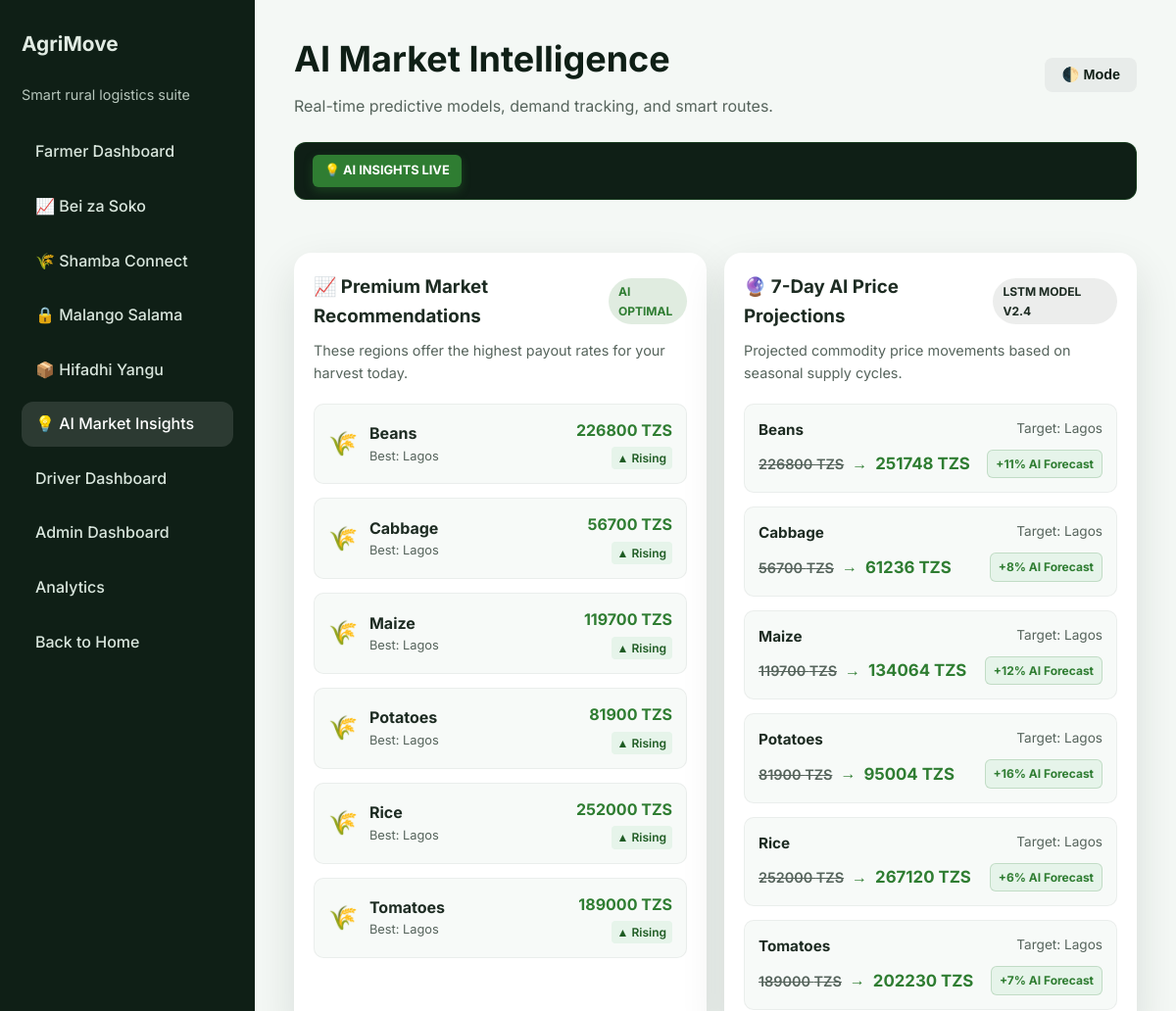
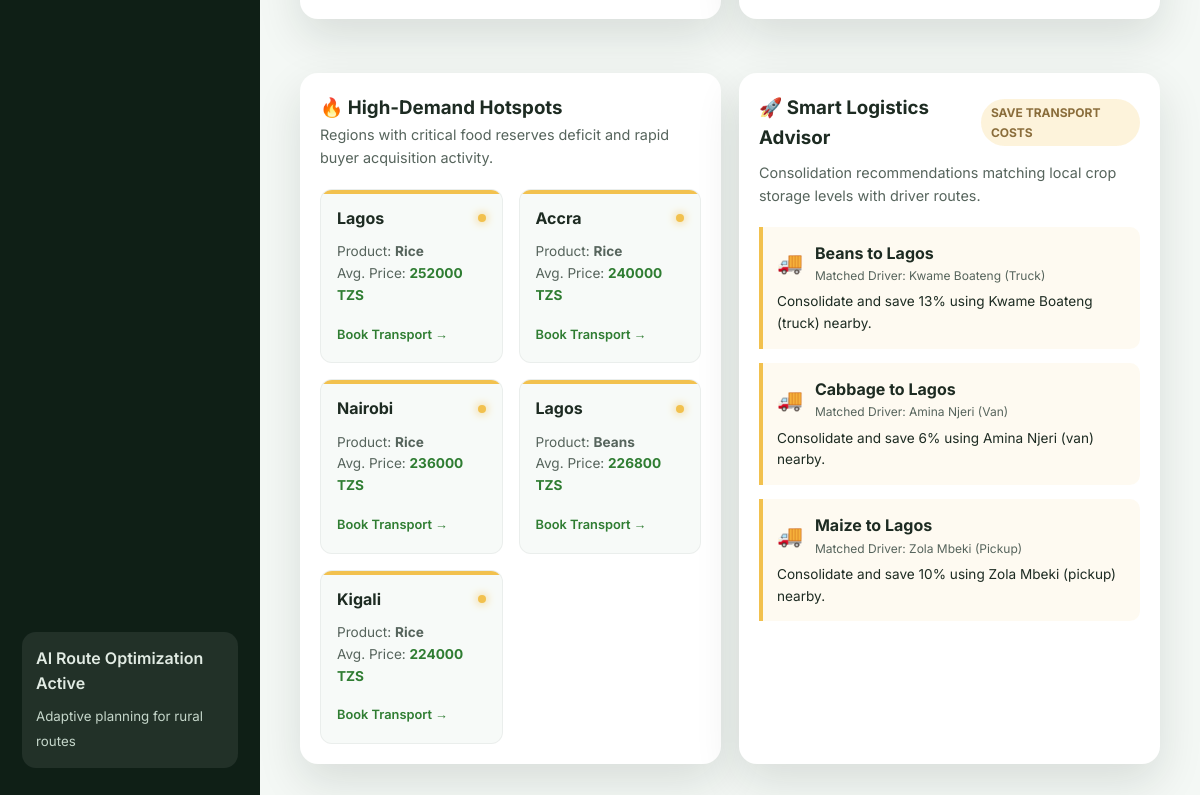
/market/insights, run on the app's committed database (2 pictures, top to bottom).
### tables this page shows
CREATE TABLE market_prices (
            id INTEGER PRIMARY KEY AUTOINCREMENT,
            crop_name TEXT NOT NULL,
            region TEXT NOT NULL,
            price REAL NOT NULL,
            demand_level TEXT DEFAULT 'Medium',
            trend TEXT DEFAULT 'Stable',
            updated_at TEXT NOT NULL,
            UNIQUE(crop_name, region)
        );

CREATE TABLE drivers (
            id INTEGER PRIMARY KEY AUTOINCREMENT,
            name TEXT NOT NULL,
            phone TEXT NOT NULL,
            availability TEXT NOT NULL,
            rating REAL DEFAULT 5.0,
            total_deliveries INTEGER DEFAULT 0,
            completed_today INTEGER DEFAULT 0,
            earnings REAL DEFAULT 0.0,
            vehicle_type TEXT DEFAULT 'truck',
            points INTEGER DEFAULT 0
        );

### app.py (the view)
@app.route("/market/insights")
def market_insights():
    conn = get_db_connection()
    crops_query = conn.execute("SELECT DISTINCT crop_name FROM market_prices").fetchall()
    best_markets = []
    for crop_row in crops_query:
        crop = crop_row[0]
        best = conn.execute(
            "SELECT region, price, demand_level, trend FROM market_prices WHERE crop_name = ? ORDER BY price DESC LIMIT 1",
            (crop,)
        ).fetchone()
        if best:
            best_markets.append({
                "crop": crop,
                "region": best["region"],
                "price": best["price"],
                "demand": best["demand_level"],
                "trend": best["trend"]
            })
    hotspots = conn.execute(
        "SELECT crop_name, region, price, trend FROM market_prices WHERE demand_level = 'High' ORDER BY price DESC LIMIT 5"
    ).fetchall()
    projections = []
    for bm in best_markets:
        proj_pct = random.randint(6, 16) if bm["trend"] == "Rising" else random.randint(-4, 4)
        proj_price = bm["price"] * (1 + proj_pct/100)
        projections.append({
            "crop": bm["crop"],
            "region": bm["region"],
            "current_price": bm["price"],
            "projected_price": int(proj_price),
            "proj_percent": proj_pct,
            "trend": bm["trend"]
        })
    drivers = conn.execute("SELECT * FROM drivers WHERE availability = 'available' LIMIT 3").fetchall()
    transport_recs = []
    if drivers:
        for idx, bm in enumerate(best_markets[:3]):
            if idx < len(drivers):
                drv = drivers[idx]
                discount = random.randint(5, 15)
                transport_recs.append({
                    "crop": bm["crop"],
                    "region": bm["region"],
                    "driver_name": drv["name"],
                    "vehicle": drv["vehicle_type"].capitalize(),
                    "benefit": f"Consolidate and save {discount}% using {drv['name']} ({drv['vehicle_type']}) nearby."
                })
    alerts = []
    for bm in best_markets:
        if bm["trend"] == "Rising":
            alerts.append(f"AI Alert: {bm['crop']} prices rising in {bm['region']}. Projected spike next week!")
        if bm["demand"] == "High":
            alerts.append(f"AI Alert: High {bm['crop']} demand detected in {bm['region']} region.")
    conn.close()
    return render_template(
        "market_insights.html",
        active="insights",
        heading="AI Market Intelligence",
        subheading="Real-time predictive models, demand tracking, and smart routes.",
        best_markets=best_markets,
        hotspots=hotspots,
        projections=projections,
        transport_recs=transport_recs,
        alerts=alerts
    )

### app.py (called while the page is built)
def get_db_connection():
    conn = sqlite3.connect(DATABASE, timeout=10)
    conn.row_factory = sqlite3.Row
    conn.execute("PRAGMA foreign_keys = ON")
    conn.execute("PRAGMA journal_mode = WAL")
    return conn

### templates/market_insights.html (shortened to what this page needs)
{% extends "dashboard_base.html" %}
{% block content %}
{% if alerts %}
<div class="ai-ticker-container">
  <div class="ticker-label">💡 AI Insights Live</div>
  <div class="ticker-wrap">
    <div class="ticker-content">
    </div>
  </div>
</div>
{% endif %}
<div class="dashboard-grid">
  <div class="card best-markets-card">
    <div class="card-header-ai">
      <h3>📈 Premium Market Recommendations</h3>
      <span class="badge-ai">AI Optimal</span>
    </div>
    <p class="section-sub">These regions offer the highest payout rates for your harvest today.</p>
    <div class="markets-list">
      {% for item in best_markets %}
      <div class="market-row-item">
        <div class="crop-info">
          <span class="crop-icon">🌾</span>
          <div>
            <strong>{{ item.crop }}</strong>
            <small>Best: {{ item.region }}</small>
          </div>
        </div>
        <div class="market-values">
          <span class="price-val">{{ item.price|int }} TZS</span>
          <span class="trend-badge trend-{{ item.trend|lower }}">
            {{ '▲' if item.trend == 'Rising' else '▼' if item.trend == 'Falling' else '●' }} {{ item.trend }}
          </span>
        </div>
      </div>
      {% endfor %}
    </div>
  </div>
  <div class="card projections-card">
    <div class="card-header-ai">
      <h3>🔮 7-Day AI Price Projections</h3>
      <span class="badge-ai-model">LSTM Model v2.4</span>
    </div>
    <p class="section-sub">Projected commodity price movements based on seasonal supply cycles.</p>
    <div class="projections-list">
      {% for item in projections %}
      <div class="projection-item">
        <div class="proj-meta">
          <strong>{{ item.crop }}</strong>
          <span>Target: {{ item.region }}</span>
        </div>
        <div class="proj-flow">
          <div class="proj-flow-val">
            <span class="old-price">{{ item.current_price|int }} TZS</span>
            <span class="arrow-connector">→</span>
            <span class="new-price">{{ item.projected_price|int }} TZS</span>
          </div>
          {% if item.proj_percent > 0 %}
          <span class="pct-badge positive">+{{ item.proj_percent }}% AI Forecast</span>
          {% elif item.proj_percent < 0 %}
          <span class="pct-badge negative">{{ item.proj_percent }}% AI Forecast</span>
          {% else %}
          <span class="pct-badge stable">Stable Price</span>
          {% endif %}
        </div>
      </div>
      {% endfor %}
    </div>
  </div>
</div>
<div class="dashboard-two" style="margin-top: 30px;">
  <div class="card hotspots-card">
    <h3>🔥 High-Demand Hotspots</h3>
    <p class="section-sub font-sm">Regions with critical food reserves deficit and rapid buyer acquisition activity.</p>
    <div class="hotspots-grid">
      {% for spot in hotspots %}
      <div class="hotspot-tile">
        <div class="hotspot-header">
          <strong>{{ spot.region }}</strong>
          <span class="glow-dot"></span>
        </div>
        <div class="hotspot-body">
          <p>Product: <strong>{{ spot.crop_name }}</strong></p>
          <p>Avg. Price: <span>{{ spot.price|int }} TZS</span></p>
        </div>
        <div class="hotspot-action">
          <a href="{{ url_for('farmer_dashboard') }}" class="btn-micro">Book Transport →</a>
        </div>
      </div>
      {% endfor %}
    </div>
  </div>
  <div class="card logistics-card">
    <div class="card-header-ai">
      <h3>🚀 Smart Logistics Advisor</h3>
      <span class="badge-savings">Save Transport Costs</span>
    </div>
    <p class="section-sub">Consolidation recommendations matching local crop storage levels with driver routes.</p>
    <div class="recs-list">
      {% if transport_recs %}
        {% for rec in transport_recs %}
        <div class="rec-card-item">
          <div class="rec-title">
            <span class="truck-icon">🚚</span>
            <div>
              <strong>{{ rec.crop }} to {{ rec.region }}</strong>
              <small>Matched Driver: {{ rec.driver_name }} ({{ rec.vehicle }})</small>
            </div>
          </div>
          <p class="rec-benefit">{{ rec.benefit }}</p>
        </div>
        {% endfor %}
      {% else %}
        <div class="rec-empty-state">
          <p>No active driver routes available for matching today.</p>
          <small>Check back when fleet availability updates.</small>
        </div>
      {% endif %}
    </div>
  </div>
</div>
{% endblock %}

### static/css/styles.css (style rules this page uses)
:root { --green: #2f7d32; --green-dark: #1f5c24; --green-light: #e6f4ea; --gold: #f2c14e; --dark: #0f1f16; --text: #1d2b22; --muted: #56645c; --white: #ffffff; --shadow: 0 18px 45px rgba(15, 31, 22, 0.12); --bg-light: #f7faf8; --card-bg: #ffffff; }
* { box-sizing: border-box; margin: 0; padding: 0; }
body { font-family: "Inter", sans-serif; color: var(--text); background: var(--bg-light); line-height: 1.6; transition: background 0.3s ease, color 0.3s ease; }
a { text-decoration: none; color: inherit; }
html { scroll-behavior: smooth; }
.dashboard-body { background: #f4f8f5; }
.dashboard-grid { display: grid; grid-template-columns: repeat(auto-fit, minmax(180px, 1fr)); gap: 18px; }
.dashboard-two { display: grid; grid-template-columns: repeat(auto-fit, minmax(280px, 1fr)); gap: 18px; }
.card { background: var(--card-bg); border-radius: 18px; padding: 20px; box-shadow: var(--shadow); transition: transform 0.2s ease, box-shadow 0.2s ease; }

### data on the page
market_prices: crop "Beans", region "Lagos", price "226800", trend "▲", trend "Rising", current_price "226800", projected_price "251748", proj_percent "11", crop_name "Beans", region "Lagos"
market_prices: crop "Cabbage", region "Lagos", price "56700", trend "▲", trend "Rising", current_price "56700", projected_price "61236", proj_percent "8", region "Lagos"
market_prices: crop "Maize", region "Lagos", price "119700", trend "▲", trend "Rising", current_price "119700", projected_price "134064", proj_percent "12", region "Lagos"
market_prices: crop "Potatoes", region "Lagos", price "81900", trend "▲", trend "Rising", current_price "81900", projected_price "95004", proj_percent "16"
market_prices: crop "Rice", region "Lagos", price "252000", trend "▲", trend "Rising", current_price "252000", projected_price "267120", proj_percent "6", crop_name "Rice"
market_prices: crop "Tomatoes", region "Lagos", price "189000", trend "▲", trend "Rising", current_price "189000", projected_price "202230", proj_percent "7"
market_prices: region "Accra", crop_name "Rice", price "240000"
market_prices: region "Nairobi", crop_name "Rice", price "236000"
market_prices: region "Kigali", crop_name "Rice", price "224000"
drivers: driver_name "Kwame Boateng"
drivers: driver_name "Amina Njeri"
drivers: driver_name "Zola Mbeki"

### other printed values
{{ heading }} "AI Market Intelligence"
{{ subheading }} "Real-time predictive models, demand tracking, and smart routes."
{{ rec.crop }} "Beans" "Cabbage" "Maize"
{{ rec.vehicle }} "Truck" "Van" "Pickup"
{{ rec.benefit }} "Consolidate and save 13% using Kwame Boateng (truck) nearby." "Consolidate and save 6% using Amina Njeri (van) nearby." "Consolidate and save 10% using Zola Mbeki (pickup) nearby."
